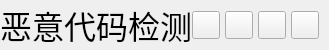
           <widget class="QFrame" name="contentTopBg">
            <property name="minimumSize">
             <size>
              <width>0</width>
              <height>50</height>
             </size>
            </property>
            <property name="maximumSize">
             <size>
              <width>16777215</width>
              <height>50</height>
             </size>
            </property>
            <property name="frameShape">
             <enum>QFrame::NoFrame</enum>
            </property>
            <property name="frameShadow">
             <enum>QFrame::Raised</enum>
            </property>
            <layout class="QHBoxLayout" name="horizontalLayout">
             <property name="spacing">
              <number>0</number>
             </property>
             <property name="leftMargin">
              <number>0</number>
             </property>
             <property name="topMargin">
              <number>0</number>
             </property>
             <property name="rightMargin">
              <number>10</number>
             </property>
             <property name="bottomMargin">
              <number>0</number>
             </property>
             <item>
              <widget class="QFrame" name="leftBox">
               <property name="sizePolicy">
                <sizepolicy hsizetype="Expanding" vsizetype="Preferred">
                 <horstretch>0</horstretch>
                 <verstretch>0</verstretch>
                </sizepolicy>
               </property>
               <property name="frameShape">
                <enum>QFrame::NoFrame</enum>
               </property>
               <property name="frameShadow">
                <enum>QFrame::Raised</enum>
               </property>
               <layout class="QHBoxLayout" name="horizontalLayout_3">
                <property name="spacing">
                 <number>0</number>
                </property>
                <property name="leftMargin">
                 <number>0</number>
                </property>
                <property name="topMargin">
                 <number>0</number>
                </property>
                <property name="rightMargin">
                 <number>0</number>
                </property>
                <property name="bottomMargin">
                 <number>0</number>
                </property>
                <item>
                 <widget class="QLabel" name="titleRightInfo">
                  <property name="sizePolicy">
                   <sizepolicy hsizetype="Preferred" vsizetype="Expanding">
                    <horstretch>0</horstretch>
                    <verstretch>0</verstretch>
                   </sizepolicy>
                  </property>
                  <property name="maximumSize">
                   <size>
                    <width>16777215</width>
                    <height>45</height>
                   </size>
                  </property>
                  <property name="font">
                   <font>
                    <family>.AppleSystemUIFont</family>
                    <pointsize>24</pointsize>
                    <italic>false</italic>
                    <bold>false</bold>
                   </font>
                  </property>
                  <property name="styleSheet">
                   <string notr="true">font: 24pt &quot;.AppleSystemUIFont&quot;;</string>
                  </property>
                  <property name="text">
                   <string>恶意代码检测</string>
                  </property>
                  <property name="alignment">
                   <set>Qt::AlignLeading|Qt::AlignLeft|Qt::AlignVCenter</set>
                  </property>
                 </widget>
                </item>
               </layout>
              </widget>
             </item>
             <item alignment="Qt::AlignRight">
              <widget class="QFrame" name="rightButtons">
               <property name="minimumSize">
                <size>
                 <width>0</width>
                 <height>28</height>
                </size>
               </property>
               <property name="frameShape">
                <enum>QFrame::NoFrame</enum>
               </property>
               <property name="frameShadow">
                <enum>QFrame::Raised</enum>
               </property>
               <layout class="QHBoxLayout" name="horizontalLayout_2">
                <property name="spacing">
                 <number>5</number>
                </property>
                <property name="leftMargin">
                 <number>0</number>
                </property>
                <property name="topMargin">
                 <number>0</number>
                </property>
                <property name="rightMargin">
                 <number>0</number>
                </property>
                <property name="bottomMargin">
                 <number>0</number>
                </property>
                <item>
                 <widget class="QPushButton" name="settingsTopBtn">
                  <property name="minimumSize">
                   <size>
                    <width>28</width>
                    <height>28</height>
                   </size>
                  </property>
                  <property name="maximumSize">
                   <size>
                    <width>28</width>
                    <height>28</height>
                   </size>
                  </property>
                  <property name="cursor">
                   <cursorShape>PointingHandCursor</cursorShape>
                  </property>
                  <property name="toolTip">
                   <string>Settings</string>
                  </property>
                  <property name="text">
                   <string/>
                  </property>
                  <property name="icon">
                   <iconset resource="resource/resources.qrc">
                    <normaloff>:/icons/images/icons/icon_settings.png</normaloff>:/icons/images/icons/icon_settings.png</iconset>
                  </property>
                  <property name="iconSize">
                   <size>
                    <width>20</width>
                    <height>20</height>
                   </size>
                  </property>
                 </widget>
                </item>
                <item>
                 <widget class="QPushButton" name="minimizeAppBtn">
                  <property name="minimumSize">
                   <size>
                    <width>28</width>
                    <height>28</height>
                   </size>
                  </property>
                  <property name="maximumSize">
                   <size>
                    <width>28</width>
                    <height>28</height>
                   </size>
                  </property>
                  <property name="cursor">
                   <cursorShape>PointingHandCursor</cursorShape>
                  </property>
                  <property name="toolTip">
                   <string>Minimize</string>
                  </property>
                  <property name="text">
                   <string/>
                  </property>
                  <property name="icon">
                   <iconset resource="resource/resources.qrc">
                    <normaloff>:/icons/images/icons/icon_minimize.png</normaloff>:/icons/images/icons/icon_minimize.png</iconset>
                  </property>
                  <property name="iconSize">
                   <size>
                    <width>20</width>
                    <height>20</height>
                   </size>
                  </property>
                 </widget>
                </item>
                <item>
                 <widget class="QPushButton" name="maximizeRestoreAppBtn">
                  <property name="minimumSize">
                   <size>
                    <width>28</width>
                    <height>28</height>
                   </size>
                  </property>
                  <property name="maximumSize">
                   <size>
                    <width>28</width>
                    <height>28</height>
                   </size>
                  </property>
                  <property name="font">
                   <font>
                    <family>Segoe UI</family>
                    <pointsize>10</pointsize>
                    <italic>false</italic>
                    <bold>false</bold>
                    <stylestrategy>PreferDefault</stylestrategy>
                   </font>
                  </property>
                  <property name="cursor">
                   <cursorShape>PointingHandCursor</cursorShape>
                  </property>
                  <property name="toolTip">
                   <string>Maximize</string>
                  </property>
                  <property name="text">
                   <string/>
                  </property>
                  <property name="icon">
                   <iconset resource="resource/resources.qrc">
                    <normaloff>:/icons/images/icons/icon_maximize.png</normaloff>:/icons/images/icons/icon_maximize.png</iconset>
                  </property>
                  <property name="iconSize">
                   <size>
                    <width>20</width>
                    <height>20</height>
                   </size>
                  </property>
                 </widget>
                </item>
                <item>
                 <widget class="QPushButton" name="closeAppBtn">
                  <property name="minimumSize">
                   <size>
                    <width>28</width>
                    <height>28</height>
                   </size>
                  </property>
                  <property name="maximumSize">
                   <size>
                    <width>28</width>
                    <height>28</height>
                   </size>
                  </property>
                  <property name="cursor">
                   <cursorShape>PointingHandCursor</cursorShape>
                  </property>
                  <property name="toolTip">
                   <string>Close</string>
                  </property>
                  <property name="text">
                   <string/>
                  </property>
                  <property name="icon">
                   <iconset resource="resource/resources.qrc">
                    <normaloff>:/icons/images/icons/icon_close.png</normaloff>:/icons/images/icons/icon_close.png</iconset>
                  </property>
                  <property name="iconSize">
                   <size>
                    <width>20</width>
                    <height>20</height>
                   </size>
                  </property>
                 </widget>
                </item>
               </layout>
              </widget>
             </item>
            </layout>
           </widget>
